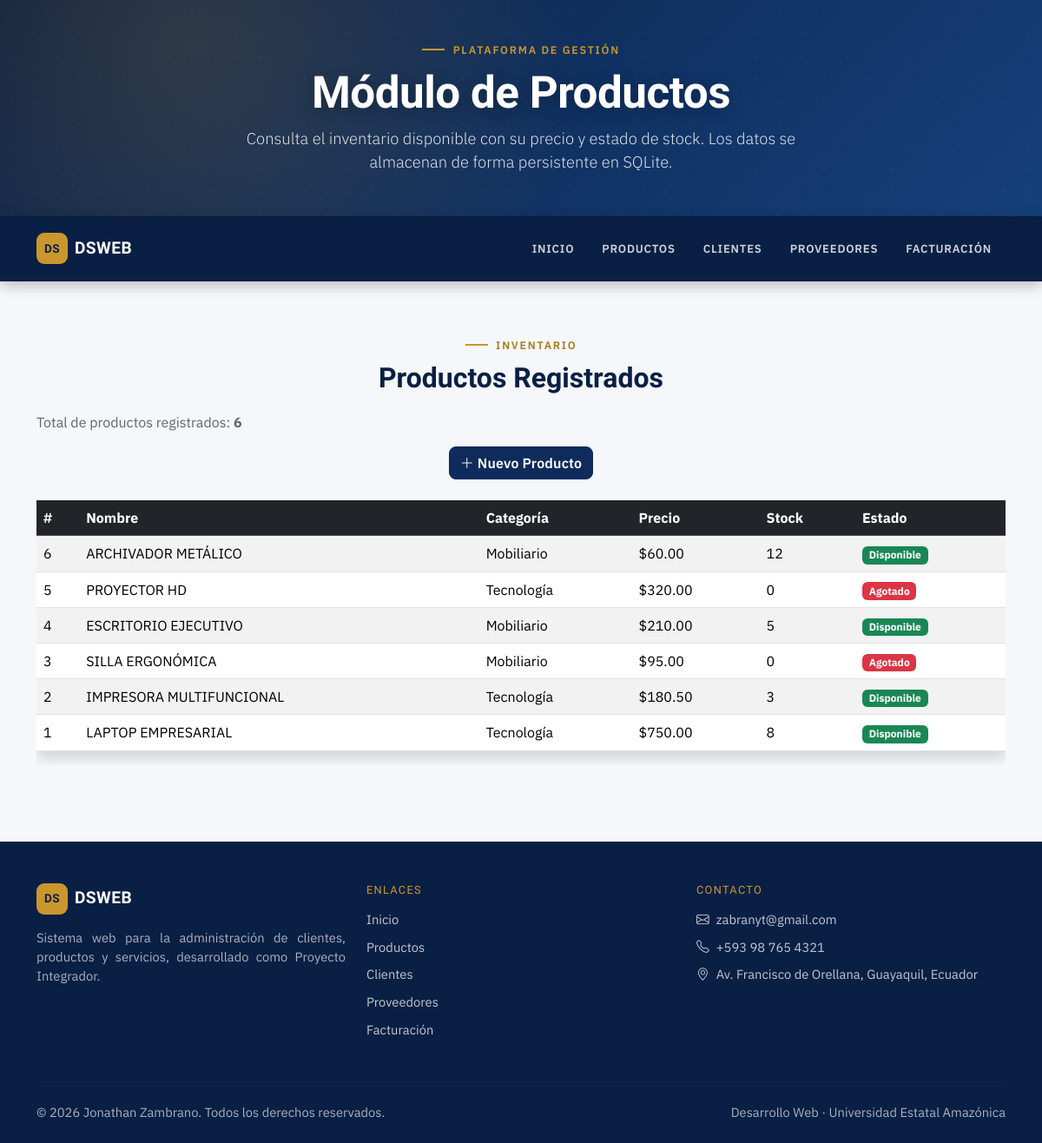
The page /productos on the database its author committed.
### tables this page shows
CREATE TABLE productos (
            id INTEGER PRIMARY KEY AUTOINCREMENT,
            nombre TEXT NOT NULL,
            categoria TEXT NOT NULL,
            precio REAL NOT NULL,
            stock INTEGER NOT NULL
        );

### app.py (the view)
@app.route('/productos')
def productos():
    conn = get_db_connection()
    filas_productos = conn.execute(
        'SELECT id, nombre, categoria, precio, stock FROM productos ORDER BY id DESC'
    ).fetchall()
    conn.close()
    return render_template(
        'productos.html',
        productos=filas_productos,
        titulo_modulo="Productos Registrados",
        active='productos'
    )

### database.py (called while the page is built)
def get_db_connection():
    conn = sqlite3.connect(DB_PATH)
    conn.row_factory = sqlite3.Row
    return conn

### templates/productos.html (shortened to what this page needs)
{% extends "base.html" %}
{% block header_title %}Módulo de Productos{% endblock %}
{% block header_lead %}Consulta el inventario disponible con su precio y estado de stock. Los datos se almacenan de forma persistente en SQLite.{% endblock %}
{% block content %}
<section class="container py-5">
  <div class="text-center mb-4">
    <span class="eyebrow justify-content-center">Inventario</span>
    <h2>{{ titulo_modulo }}</h2>
    <p>Total de productos registrados: <strong>{{ productos|length }}</strong></p>
    <a href="{{ url_for('nuevo_producto') }}" class="btn btn-primary">
      <i class="bi bi-plus-lg me-1"></i>Nuevo Producto
    </a>
  </div>
  <div class="table-responsive">
    <table class="table table-striped shadow">
      <thead class="table-dark">
        <tr>
          <th>#</th>
          <th>Nombre</th>
          <th>Categoría</th>
          <th>Precio</th>
          <th>Stock</th>
          <th>Estado</th>
        </tr>
      </thead>
      <tbody>
        {% for producto in productos %}
        <tr>
          <td>{{ producto.id }}</td>
          <td>{{ producto.nombre|upper }}</td>
          <td>{{ producto.categoria }}</td>
          <td>${{ "%.2f"|format(producto.precio) }}</td>
          <td>{{ producto.stock }}</td>
          <td>
            {% if producto.stock > 0 %}
              <span class="badge bg-success">Disponible</span>
            {% else %}
              <span class="badge bg-danger">Agotado</span>
            {% endif %}
          </td>
        </tr>
        {% else %}
        <tr>
          <td colspan="6" class="text-center text-muted">Todavía no hay productos registrados.</td>
        </tr>
        {% endfor %}
      </tbody>
    </table>
  </div>
</section>
{% endblock %}

### templates/base.html (shortened to what this page needs)
<!DOCTYPE html>
<html lang="es">
<head>
<link href="https://cdn.jsdelivr.net/npm/bootstrap@5.3.3/dist/css/bootstrap.min.css" rel="stylesheet">
<link rel="stylesheet" href="https://cdn.jsdelivr.net/npm/bootstrap-icons@1.11.3/font/bootstrap-icons.css">
<link rel="stylesheet" href="{{ url_for('static', filename='css/style.css') }}">
</head>
<body>
<header class="hero text-white text-center py-5">
  <div class="container position-relative">
    <span class="eyebrow eyebrow-light justify-content-center">Plataforma de Gestión</span>
    <h1 class="hero-title fw-bold">{% block header_title %}Sistema Web de Gestión Empresarial{% endblock %}</h1>
    <p class="lead hero-lead">{% block header_lead %}Administra clientes, productos y servicios desde un solo lugar, con una interfaz clara y pensada para el crecimiento de tu negocio.{% endblock %}</p>
  </div>
</header>
{% include "components/navbar.html" %}
<main>
  {% block content %}{% endblock %}
</main>
{% include "components/footer.html" %}
</body>
</html>

### templates/components/navbar.html (shortened to what this page needs)
<nav class="navbar navbar-expand-lg navbar-dark bg-dark sticky-top">
  <div class="container">
    <a class="navbar-brand d-flex align-items-center gap-2" href="{{ url_for('index') }}">
      <span class="brand-badge">DS</span>
      <span>DSWEB</span>
    </a>
    <div class="collapse navbar-collapse" id="menu">
      <ul class="navbar-nav ms-auto">
        <li class="nav-item">
          <a class="nav-link {% if active == 'inicio' %}active{% endif %}" href="{{ url_for('index') }}">Inicio</a>
        </li>
        <li class="nav-item">
          <a class="nav-link {% if active == 'productos' %}active{% endif %}" href="{{ url_for('productos') }}">Productos</a>
        </li>
        <li class="nav-item">
          <a class="nav-link {% if active == 'clientes' %}active{% endif %}" href="{{ url_for('clientes') }}">Clientes</a>
        </li>
        <li class="nav-item">
          <a class="nav-link {% if active == 'proveedores' %}active{% endif %}" href="{{ url_for('proveedores') }}">Proveedores</a>
        </li>
        <li class="nav-item">
          <a class="nav-link {% if active == 'facturacion' %}active{% endif %}" href="{{ url_for('facturacion') }}">Facturación</a>
        </li>
      </ul>
    </div>
  </div>
</nav>

### templates/components/footer.html
<footer class="site-footer text-white pt-5 pb-4">
  <div class="container">
    <div class="row gy-4">
      <div class="col-md-4">
        <a class="navbar-brand d-flex align-items-center gap-2 mb-3" href="{{ url_for('index') }}">
          <span class="brand-badge">DS</span>
          <span>DSWEB</span>
        </a>
        <p class="footer-muted">
          Sistema web para la administración de clientes, productos
          y servicios, desarrollado como Proyecto Integrador.
        </p>
      </div>
      <div class="col-md-4">
        <h6 class="footer-heading">Enlaces</h6>
        <ul class="list-unstyled footer-links">
          <li><a href="{{ url_for('index') }}">Inicio</a></li>
          <li><a href="{{ url_for('productos') }}">Productos</a></li>
          <li><a href="{{ url_for('clientes') }}">Clientes</a></li>
          <li><a href="{{ url_for('proveedores') }}">Proveedores</a></li>
          <li><a href="{{ url_for('facturacion') }}">Facturación</a></li>
        </ul>
      </div>
      <div class="col-md-4">
        <h6 class="footer-heading">Contacto</h6>
        <ul class="list-unstyled footer-links">
          <li><i class="bi bi-envelope me-2"></i>zabranyt@gmail.com</li>
          <li><i class="bi bi-telephone me-2"></i>+593 98 765 4321</li>
          <li><i class="bi bi-geo-alt me-2"></i>Av. Francisco de Orellana, Guayaquil, Ecuador</li>
        </ul>
      </div>
    </div>
    <hr class="footer-divider">
    <div class="d-flex flex-column flex-sm-row justify-content-between align-items-center gap-2">
      <p class="footer-muted mb-0">© 2026 Jonathan Zambrano. Todos los derechos reservados.</p>
      <p class="footer-muted mb-0">Desarrollo Web · Universidad Estatal Amazónica</p>
    </div>
  </div>
</footer>

### static/css/style.css (style rules this page uses)
:root { --navy-900:#0A1F44; --navy-800:#0F2B5C; --navy-700:#15407A; --navy-500:#2C5B9E; --gold-500:#C9972C; --gold-600:#A87A1B; --gold-100:#F7ECD3; --bg:#F5F7FA; --surface:#FFFFFF; --text:#1C2530; --text-muted:#5B6774; --border:#E2E6EC; --radius-sm:8px; --radius-md:14px; --shadow-sm:0 2px 10px rgba(10,31,68,.08); --shadow-md:0 16px 34px rgba(10,31,68,.14); --font-display:"Sora",sans-serif; --font-body:"IBM Plex Sans",sans-serif; }
body { font-family:var(--font-body); background:var(--bg); color:var(--text); }
h1,h2,h3,h4,h5,h6, .navbar-brand { font-family:var(--font-display); }
p { text-align:justify; color:var(--text-muted); }
.eyebrow { display:flex; align-items:center; gap:.6rem; text-transform:uppercase; letter-spacing:.14em; font-size:.78rem; font-weight:600; color:var(--gold-600); margin-bottom:.6rem; }
.eyebrow::before { content:""; width:26px; height:2px; background:var(--gold-500); display:inline-block; flex-shrink:0; }
.eyebrow-light { color:var(--gold-500); }
.navbar { background:var(--navy-900) !important; box-shadow:0 4px 16px rgba(0,0,0,.25); padding-top:.9rem; padding-bottom:.9rem; }
.navbar-brand { font-weight:700; font-size:1.2rem; letter-spacing:.02em; }
.brand-badge { width:36px; height:36px; border-radius:9px; background:var(--gold-500); color:var(--navy-900); display:inline-flex; align-items:center; justify-content:center; font-family:var(--font-display); font-weight:700; font-size:.85rem; }
.nav-link { text-transform:uppercase; font-size:.82rem; font-weight:600; letter-spacing:.06em; color:rgba(255,255,255,.8) !important; transition:.25s; padding:.5rem 1rem !important; }
.hero { position:relative; background: radial-gradient(circle at 18% 20%, rgba(201,151,44,.18), transparent 45%), linear-gradient(135deg,var(--navy-900),var(--navy-700)); padding:100px 20px 90px; overflow:hidden; }
.hero::after { content:""; position:absolute; inset:0; background-image:radial-gradient(rgba(255,255,255,.08) 1px, transparent 1px); background-size:26px 26px; opacity:.5; pointer-events:none; }
.hero .container { z-index:1; }
.hero-title { font-size:clamp(2rem,4.5vw,3.2rem); letter-spacing:-.01em; text-shadow:0 4px 18px rgba(0,0,0,.25); }
.hero-lead { font-size:1.15rem; max-width:640px; margin:0 auto; color:rgba(255,255,255,.85); text-align:center; }
section { padding:70px 0; }
h2 { color:var(--navy-900); font-weight:700; margin-bottom:20px; }
.btn { border-radius:8px; font-weight:600; letter-spacing:.01em; }
.btn-primary { background:var(--navy-800); border-color:var(--navy-800); }
.site-footer { background:var(--navy-900); margin-top:40px; }
.footer-heading { font-family:var(--font-display); color:var(--gold-500); text-transform:uppercase; font-size:.8rem; letter-spacing:.1em; margin-bottom:1rem; }
.footer-muted { color:rgba(255,255,255,.65); font-size:.92rem; }
.footer-links li { margin-bottom:.6rem; color:rgba(255,255,255,.75); font-size:.92rem; }
.footer-links a { color:rgba(255,255,255,.75); text-decoration:none; transition:.2s; }
.footer-divider { border-color:rgba(255,255,255,.15); margin:2rem 0 1.5rem; }

### rows shown on the page
productos: id "6", nombre "ARCHIVADOR METÁLICO", categoria "Mobiliario", precio "60.00", stock "12", shows "Disponible"
productos: id "5", nombre "PROYECTOR HD", categoria "Tecnología", precio "320.00", stock "0", shows "Agotado"
productos: id "4", nombre "ESCRITORIO EJECUTIVO", categoria "Mobiliario", precio "210.00", stock "5", shows "Disponible"
productos: id "3", nombre "SILLA ERGONÓMICA", categoria "Mobiliario", precio "95.00", stock "0", shows "Agotado"
productos: id "2", nombre "IMPRESORA MULTIFUNCIONAL", categoria "Tecnología", precio "180.50", stock "3", shows "Disponible"
productos: id "1", nombre "LAPTOP EMPRESARIAL", categoria "Tecnología", precio "750.00", stock "8", shows "Disponible"

### other values the page prints
{{ titulo_modulo }} "Productos Registrados"
{{ productos|length }} "6"
